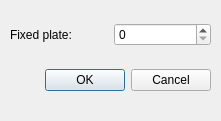
<ui version="4.0" >
 <author></author>
 <comment></comment>
 <exportmacro></exportmacro>
 <class>SpecifyFixedPlateDialog</class>
 <widget class="QDialog" name="SpecifyFixedPlateDialog" >
  <property name="geometry" >
   <rect>
    <x>0</x>
    <y>0</y>
    <width>221</width>
    <height>121</height>
   </rect>
  </property>
  <property name="windowTitle" >
   <string>Specify Fixed Plate</string>
  </property>
  <widget class="QWidget" name="verticalLayout" >
   <property name="geometry" >
    <rect>
     <x>10</x>
     <y>10</y>
     <width>201</width>
     <height>101</height>
    </rect>
   </property>
   <layout class="QVBoxLayout" >
    <property name="margin" >
     <number>0</number>
    </property>
    <property name="spacing" >
     <number>6</number>
    </property>
    <item>
     <layout class="QHBoxLayout" >
      <property name="margin" >
       <number>0</number>
      </property>
      <property name="spacing" >
       <number>6</number>
      </property>
      <item>
       <widget class="QLabel" name="label_2" >
        <property name="text" >
         <string>Fixed plate:</string>
        </property>
       </widget>
      </item>
      <item>
       <widget class="QSpinBox" name="spinBox" />
      </item>
     </layout>
    </item>
    <item>
     <layout class="QHBoxLayout" >
      <property name="margin" >
       <number>0</number>
      </property>
      <property name="spacing" >
       <number>6</number>
      </property>
      <item>
       <spacer>
        <property name="orientation" >
         <enum>Qt::Horizontal</enum>
        </property>
        <property name="sizeHint" >
         <size>
          <width>131</width>
          <height>31</height>
         </size>
        </property>
       </spacer>
      </item>
      <item>
       <widget class="QPushButton" name="okButton" >
        <property name="text" >
         <string>OK</string>
        </property>
       </widget>
      </item>
      <item>
       <widget class="QPushButton" name="cancelButton" >
        <property name="text" >
         <string>Cancel</string>
        </property>
       </widget>
      </item>
     </layout>
    </item>
   </layout>
  </widget>
 </widget>
 <pixmapfunction></pixmapfunction>
 <resources/>
 <connections>
  <connection>
   <sender>okButton</sender>
   <signal>clicked()</signal>
   <receiver>SpecifyFixedPlateDialog</receiver>
   <slot>accept()</slot>
   <hints>
    <hint type="sourcelabel" >
     <x>278</x>
     <y>253</y>
    </hint>
    <hint type="destinationlabel" >
     <x>96</x>
     <y>254</y>
    </hint>
   </hints>
  </connection>
  <connection>
   <sender>cancelButton</sender>
   <signal>clicked()</signal>
   <receiver>SpecifyFixedPlateDialog</receiver>
   <slot>reject()</slot>
   <hints>
    <hint type="sourcelabel" >
     <x>369</x>
     <y>253</y>
    </hint>
    <hint type="destinationlabel" >
     <x>179</x>
     <y>282</y>
    </hint>
   </hints>
  </connection>
 </connections>
</ui>
